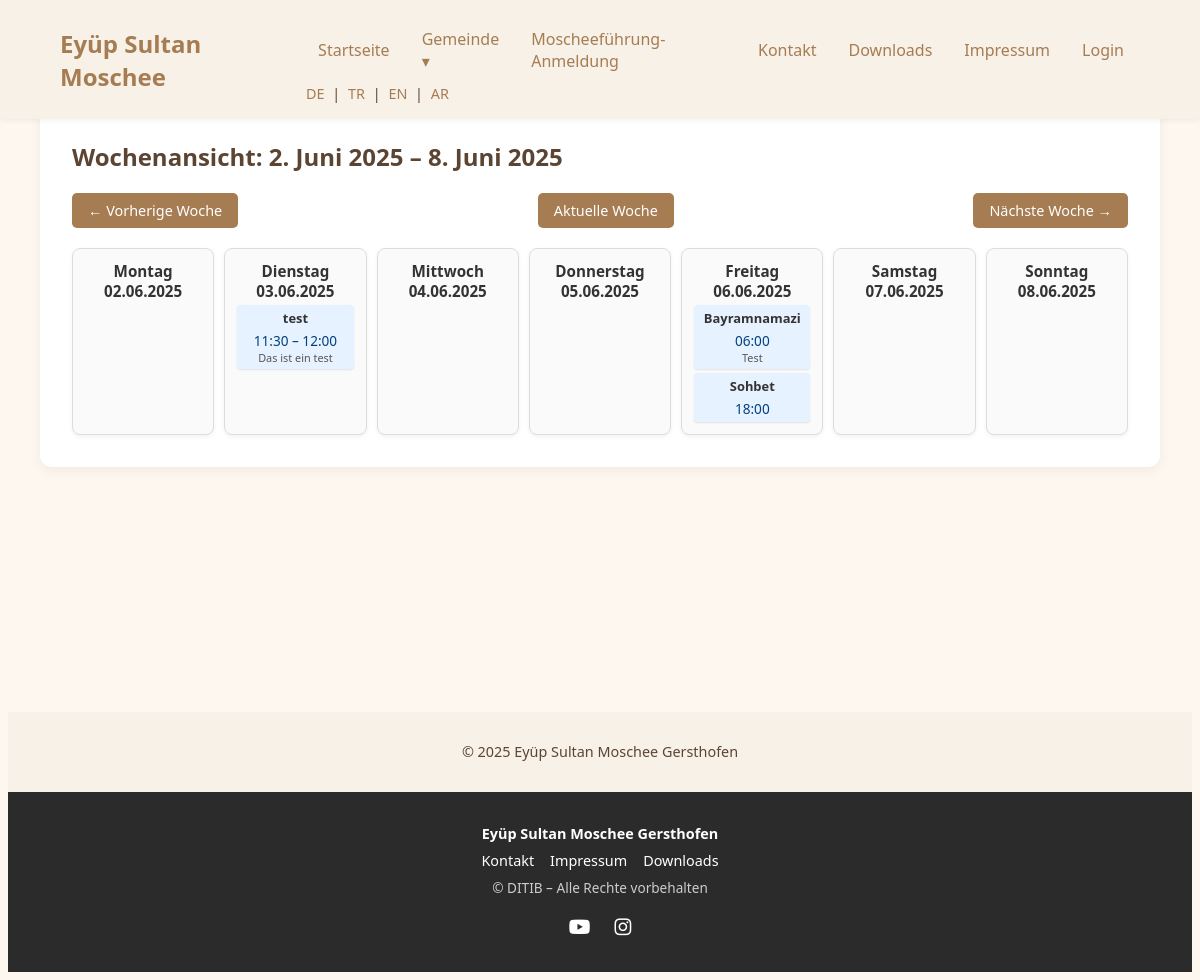
Screenshot of /kalender/?start=2025-06-02 with the database file from the repository.
### kalender/models.py (models this page shows, shortened)
class Event(models.Model):
    title = models.CharField(max_length=255)
    description = models.TextField(blank=True, null=True)
    date = models.DateField()
    start_time = models.TimeField(blank=True, null=True)
    end_time = models.TimeField(blank=True, null=True)
    created_at = models.DateTimeField(auto_now_add=True)

### kalender/views.py (the view)
# urls.py: path("", views.wochenansicht, name="wochenansicht"),
def wochenansicht(request):
    start_param = request.GET.get('start')
    logger.info(f"Empfangener start_param: {start_param}")
    if start_param:
        try:
            wochenstart = datetime.strptime(start_param, "%Y-%m-%d").date()
            logger.info(f"Parsed wochenstart: {wochenstart}")
        except ValueError:
            logger.warning("Ungültiges Datumsformat! Fallback auf aktuelle Woche.")
            heute = timezone.localdate()
            wochenstart = heute - timedelta(days=heute.weekday())
    else:
        heute = timezone.localdate()
        wochenstart = heute - timedelta(days=heute.weekday())
        logger.info(f"Standard wochenstart: {wochenstart}")
    wochenende = wochenstart + timedelta(days=6)
    events = Event.objects.filter(date__range=[wochenstart, wochenende]).order_by('date', 'start_time')
    wochentage = [wochenstart + timedelta(days=i) for i in range(7)]
    prev_week = wochenstart - timedelta(days=7)
    next_week = wochenstart + timedelta(days=7)
    context = {
        "events": events,
        "wochenstart": wochenstart,
        "wochenende": wochenende,
        "wochentage": wochentage,
        "prev_week": prev_week,
        "next_week": next_week,
    }
    return render(request, "kalender/wochenansicht.html", context)

### accounts/context_processors.py (called while the page is built)
def user_roles_context(request):
    is_admin = False
    is_verwaltung = False
    is_media = False
    is_hoca = False
    if request.user.is_authenticated:
        user_roles = request.user.userprofile.roles.values_list('name', flat=True)
        is_admin = 'admin' in user_roles
        is_verwaltung = 'verwaltung' in user_roles
        is_media = 'media' in user_roles
        is_hoca = 'hoca' in user_roles
    return {
        'is_admin': is_admin,
        'is_verwaltung': is_verwaltung,
        'is_media': is_media,
        'is_hoca': is_hoca,
    }

### templates/kalender/wochenansicht.html
{% extends "base.html" %}
{% load static %}
{% block extra_head %}
<link rel="stylesheet" href="{% static 'css/kalender.css' %}">
{% endblock %}
{% block content %}
<section class="kalender-container">
  <h1>Wochenansicht: {{ wochenstart|date:"j. F Y" }} – {{ wochenende|date:"j. F Y" }}</h1>
  <div class="wochen-navigation">
    <a href="?start={{ prev_week|date:'Y-m-d' }}" class="button">← Vorherige Woche</a>
    <a href="/kalender/" class="button">Aktuelle Woche</a>
    <a href="?start={{ next_week|date:'Y-m-d' }}" class="button">Nächste Woche →</a>
  </div>
  <div class="kalender-grid">
    {% for datum in wochentage %}
      <div class="tag">
        <strong>{{ datum|date:"l" }}<br>{{ datum|date:"d.m.Y" }}</strong>
        {% for event in events %}
          {% if event.date == datum %}
            <div class="event">
              <strong>{{ event.title }}</strong>
              {% if event.start_time %}{{ event.start_time|time:"H:i" }}{% endif %}
              {% if event.end_time %} – {{ event.end_time|time:"H:i" }}{% endif %}
              {% if event.description %}<p>{{ event.description }}</p>{% endif %}
            </div>
          {% endif %}
        {% endfor %}
      </div>
    {% endfor %}
  </div>
</section>
{% endblock %}

### static/css/style.css (style rules this page uses)
body { font-family: 'Segoe UI', Tahoma, Geneva, Verdana, sans-serif; background-color: #fdf7f0; color: #5c4433; }
body { background-image: url('/static/images/hintergrund.jpg'); background-size: cover; background-repeat: no-repeat; background-position: center; background-attachment: fixed; }

### static/css/kalender.css (style rules this page uses)
.kalender-container { background-color: rgba(255, 255, 255, 0.9); padding: 2rem; border-radius: 15px; box-shadow: 0 8px 16px rgba(0,0,0,0.05); max-width: 1200px; margin: 2rem auto; }
.kalender-grid { display: grid; grid-template-columns: repeat(7, 1fr); gap: 10px; margin-top: 20px; }
.tag { border: 1px solid #ddd; background-color: #fafafa; border-radius: 5px; padding: 8px; min-height: 120px; box-shadow: 0 2px 5px rgba(0,0,0,0.05); }
.tag strong { font-size: 0.95em; color: #333; margin-bottom: 4px; display: block; }
.event { background-color: #e6f2ff; margin-top: 5px; padding: 4px 6px; border-radius: 3px; font-size: 0.85em; color: #004080; box-shadow: 0 1px 2px rgba(0,0,0,0.1); }
.event strong { display: block; font-weight: 600; margin-bottom: 2px; }
.event p { margin: 0; font-size: 0.8em; color: #555; }
.wochen-navigation { display: flex; justify-content: space-between; margin-bottom: 1rem; }
.wochen-navigation .button { background-color: #a67c52; color: white; padding: 0.5rem 1rem; border-radius: 5px; text-decoration: none; font-size: 0.9rem; }
.kalender-container { margin-top: 3rem; background: #fff; border-radius: 12px; box-shadow: 0 4px 12px rgba(0,0,0,0.05); padding: 2rem; }
.kalender-grid { display: grid; grid-template-columns: repeat(auto-fit, minmax(120px, 1fr)); gap: 10px; }
.tag { background: #fafafa; border: 1px solid #ddd; border-radius: 8px; padding: 0.75rem; text-align: center; }
.tag strong { display: block; margin-bottom: 0.25rem; color: #333; }
.event { background: #e6f2ff; margin-top: 0.25rem; padding: 0.25rem 0.5rem; border-radius: 4px; font-size: 0.85rem; color: #004080; }

### rows the page displays
Event: title "test", start_time "11:30", end_time "12:00", description "Das ist ein test"
Event: title "Bayramnamazi", start_time "06:00", description "Test"
Event: title "Sohbet", start_time "18:00"

### other values shown
{{ wochenstart|date:"j. F Y" }} "2. Juni 2025"
{{ wochenende|date:"j. F Y" }} "8. Juni 2025"
{{ datum|date:"l" }} "Montag" "Dienstag" "Mittwoch" "Donnerstag" "Freitag" "Samstag" "Sonntag"
{{ datum|date:"d.m.Y" }} "02.06.2025" "03.06.2025" "04.06.2025" "05.06.2025" "06.06.2025" "07.06.2025" "08.06.2025"
